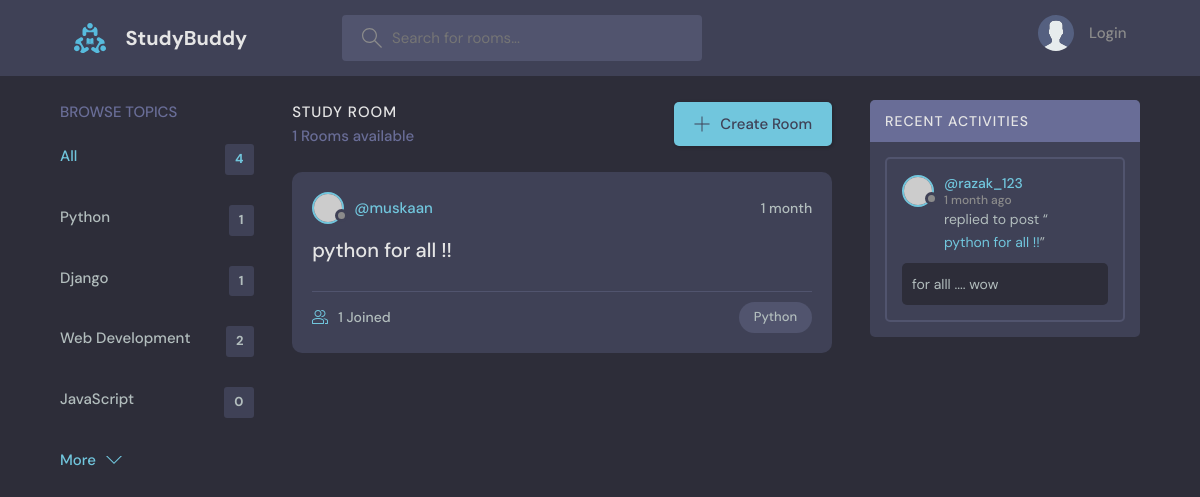
Page /?q=Python on the committed database.
### base/models.py (models this page shows, shortened)
class Topic(models.Model):
    name = models.CharField(max_length=200)

class Room(models.Model):
    host = models.ForeignKey(User, on_delete=models.SET_NULL, null=True)
    topic = models.ForeignKey(Topic, on_delete=models.SET_NULL, null=True)
    name = models.CharField(max_length=200)
    descripton = models.TextField(null=True, blank=True)
    participants = models.ManyToManyField(
        User, related_name='participants', blank=True)
    updated = models.DateTimeField(auto_now=True)
    created = models.DateTimeField(auto_now_add=True)
    class Meta:
        ordering = ['-updated', '-created']
    def __str__(self):
        return self.name

class Message(models.Model):
    user = models.ForeignKey(User, on_delete=models.CASCADE)
    room = models.ForeignKey(Room, on_delete=models.CASCADE)
    body = models.TextField()
    updated = models.DateTimeField(auto_now=True)
    created = models.DateTimeField(auto_now_add=True)
    class Meta:
        ordering = ['-updated', '-created']

### base/views.py (the view)
# urls.py: path('', views.home, name="home"),
def home(request):
    q = request.GET.get('q')
    if q != None:
        rooms = Room.objects.filter(
            Q(topic__name__icontains=q) |
            Q(name__icontains=q) |
            Q(descripton__icontains=q)
        )
        room_messages = Message.objects.filter(
            Q(room__topic__name__icontains=q))
    else:
        rooms = Room.objects.all()
        room_messages = Message.objects.all()
    room_count = rooms.count()
    topics = Topic.objects.all()[0:4]
    context = {'rooms': rooms, 'topics': topics,
               'room_count': room_count, 'room_messages': room_messages}
    return render(request, 'base/home.html', context)

### base/templates/base/home.html (shortened to what this page needs)
{% extends 'main.html' %}
{% block content %}
<main class="layout layout--3">
  <div class="container">
    {% include 'base/topics_components.html' %}
    <div class="roomList">
      <div class="roomList__header">
        <div>
          <h2>Study Room
          </h2>
          <p>{{room_count}} Rooms available</p>
        </div>
        <a class="btn btn--main" href="{% url 'create-room' %}">
          <svg version="1.1" xmlns="http://www.w3.org/2000/svg" width="32" height="32" viewBox="0 0 32 32">
            <title>add</title>
            <path
              d="M16.943 0.943h-1.885v14.115h-14.115v1.885h14.115v14.115h1.885v-14.115h14.115v-1.885h-14.115v-14.115z">
            </path>
          </svg>
          Create Room
        </a>
      </div>
      {% include 'base/feed_components.html' %}
    </div>
    {% include 'base/activity_component.html' %}
  </div>
</main>
{% endblock content %}

### base/templates/base/topics_components.html
<div class="topics">
    <div class="topics__header">
        <h2>Browse Topics</h2>
    </div>
    <ul class="topics__list">
        <li>
            <a href="{% url 'home' %}" class="active">All <span>{{topics.count}}</span></a>
        </li>
        {% for topic in topics%}
        <li>
            <a href="{% url 'home'%}?q={{topic.name}}">{{topic.name}}<span>{{topic.room_set.all.count}}</span></a>
        </li>
        {% endfor %}
    </ul>
    <a class="btn btn--link" href="{% url 'topics' %}">
        More
        <svg version="1.1" xmlns="http://www.w3.org/2000/svg" width="32" height="32" viewBox="0 0 32 32">
            <title>chevron-down</title>
            <path d="M16 21l-13-13h-3l16 16 16-16h-3l-13 13z"></path>
        </svg>
    </a>
</div>

### base/templates/base/feed_components.html (shortened to what this page needs)
{% for room in rooms%}
<div class="roomListRoom">
    <div class="roomListRoom__header">
        <a href="{% url 'user-profile' room.host.id %}" class="roomListRoom__author">
            <div class="avatar avatar--small">
                <img src="https://randomuser.me/api/portraits/women/11.jpg" />
            </div>
            <span>@{{room.host.username}}</span>
        </a>
        <div class="roomListRoom__actions">
            <span>{{room.created|timesince}}</span>
        </div>
    </div>
    <div class="roomListRoom__content">
        <a href="{% url 'room' room.id %}">{{room.name}}</a>
    </div>
    <div class="roomListRoom__meta">
        <a href="{% url 'room' room.id %}" class="roomListRoom__joined">
            {{room.participants.all.count}} Joined
        </a>
        <p class="roomListRoom__topic">{{room.topic.name}}</p>
    </div>
</div>
{% endfor %}

### base/templates/base/activity_component.html (shortened to what this page needs)
<div class="activities">
    <div class="activities__header">
        <h2>Recent Activities</h2>
    </div>
    {% for message in room_messages %}
    <div class="activities__box">
        <div class="activities__boxHeader roomListRoom__header">
            <a href="{% url 'user-profile' message.user.id %}" class="roomListRoom__author">
                <div class="avatar avatar--small">
                    <img src="https://randomuser.me/api/portraits/women/11.jpg" />
                </div>
                <p>
                    @{{message.user}}
                    <span>{{message.created|timesince}} ago</span>
                </p>
            </a>
        </div>
        <div class="activities__boxContent">
            <p>replied to post “<a href="{% url 'room' message.room.id %}">{{message.room}}</a>”</p>
            <div class="activities__boxRoomContent">
                {{message.body}}
            </div>
        </div>
    </div>
    {% endfor %}
</div>

### rows in the picture
Topic: name "Python", room_set.all.count "1"
Topic: name "Django", room_set.all.count "1"
Topic: name "Web Development", room_set.all.count "2"
Topic: name "JavaScript", room_set.all.count "0"
Room: host.username "muskaan", created "1 month", name "python for all !!", participants.all.count "1", topic.name "Python"
Message: user "razak_123", created "1 month", room "python for all !!", body "for alll .... wow"

### other values in the picture
{{ topics.count }} "4"
{{ room_count }} "1"
